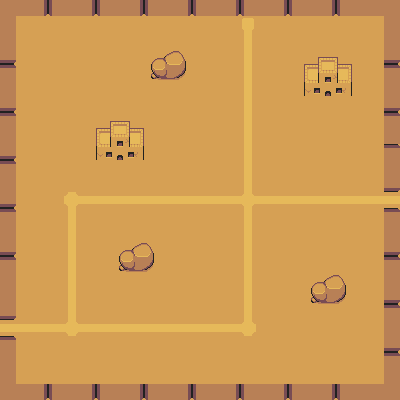

This is a level from a 2D game, rendered from its Tiled map with the project's own tilesets. A one-line summary and the complete map file follow:
An orthogonal 25x25 tile map with 16x16 px tiles, 2 tile layers (Ground, CollisionObjects) and 11 objects.

<map version="1.5" tiledversion="1.5.0" orientation="orthogonal" renderorder="right-down" width="25" height="25" tilewidth="16" tileheight="16" infinite="0" nextlayerid="4" nextobjectid="13">
 <tileset firstgid="1" source="DesertTileset.tsx" />
 <layer id="1" name="Ground" width="25" height="25">
  <data encoding="csv">
44,44,44,44,44,44,44,44,44,44,44,44,44,44,44,44,44,44,44,44,44,44,44,44,44,
44,44,44,44,44,44,44,44,44,44,44,44,44,44,44,44,44,44,44,44,44,44,44,44,44,
44,44,44,44,44,44,44,44,44,44,44,44,44,44,44,44,44,44,44,44,44,44,44,44,44,
44,44,44,44,44,44,44,44,44,44,44,44,44,44,44,44,44,44,44,44,44,44,44,44,44,
44,44,44,44,44,44,44,44,44,44,44,44,44,44,44,44,44,44,44,44,44,44,44,44,44,
44,44,44,44,44,44,44,44,44,44,44,44,44,44,44,44,44,44,44,44,44,44,44,44,44,
44,44,44,44,44,44,44,44,44,44,44,44,44,44,44,44,44,44,44,44,44,44,44,44,44,
44,44,44,44,44,44,44,44,44,44,44,44,44,44,44,44,44,44,44,44,44,44,44,44,44,
44,44,44,44,44,44,44,44,44,44,44,44,44,44,44,44,44,44,44,44,44,44,44,44,44,
44,44,44,44,44,44,44,44,44,44,44,44,44,44,44,44,44,44,44,44,44,44,44,44,44,
44,44,44,44,44,44,44,44,44,44,44,44,44,44,44,44,44,44,44,44,44,44,44,44,44,
44,44,44,44,44,44,44,44,44,44,44,44,44,44,44,44,44,44,44,44,44,44,44,44,44,
44,44,44,44,44,44,44,44,44,44,44,44,44,44,44,44,44,44,44,44,44,44,44,44,44,
44,44,44,44,44,44,44,44,44,44,44,44,44,44,44,44,44,44,44,44,44,44,44,44,44,
44,44,44,44,44,44,44,44,44,44,44,44,44,44,44,44,44,44,44,44,44,44,44,44,44,
44,44,44,44,44,44,44,44,44,44,44,44,44,44,44,44,44,44,44,44,44,44,44,44,44,
44,44,44,44,44,44,44,44,44,44,44,44,44,44,44,44,44,44,44,44,44,44,44,44,44,
44,44,44,44,44,44,44,44,44,44,44,44,44,44,44,44,44,44,44,44,44,44,44,44,44,
44,44,44,44,44,44,44,44,44,44,44,44,44,44,44,44,44,44,44,44,44,44,44,44,44,
44,44,44,44,44,44,44,44,44,44,44,44,44,44,44,44,44,44,44,44,44,44,44,44,44,
44,44,44,44,44,44,44,44,44,44,44,44,44,44,44,44,44,44,44,44,44,44,44,44,44,
44,44,44,44,44,44,44,44,44,44,44,44,44,44,44,44,44,44,44,44,44,44,44,44,44,
44,44,44,44,44,44,44,44,44,44,44,44,44,44,44,44,44,44,44,44,44,44,44,44,44,
44,44,44,44,44,44,44,44,44,44,44,44,44,44,44,44,44,44,44,44,44,44,44,44,44,
44,44,44,44,44,44,44,44,44,44,44,44,44,44,44,44,44,44,44,44,44,44,44,44,44
</data>
 </layer>
 <layer id="2" name="CollisionObjects" width="25" height="25">
  <data encoding="csv">
114,114,115,113,114,115,113,114,115,113,114,115,113,114,115,113,114,115,113,114,115,113,114,114,114,
114,0,0,0,0,0,0,0,0,0,0,0,0,0,0,8,0,0,0,0,0,0,0,0,114,
1610612850,0,0,0,0,0,0,0,0,0,0,0,0,0,0,17,0,0,0,0,0,0,0,0,1610612850,
1610612849,0,0,0,0,0,0,0,0,68,69,70,0,0,0,17,0,0,0,149,150,151,0,0,1610612849,
1610612851,0,0,0,0,0,0,0,0,82,83,84,0,0,0,17,0,0,0,163,164,165,0,0,1610612851,
1610612850,0,0,0,0,0,0,0,0,0,0,0,0,0,0,17,0,0,0,177,178,179,0,0,1610612850,
1610612849,0,0,0,0,0,0,0,0,0,0,0,0,0,0,17,0,0,0,0,0,0,0,0,1610612849,
1610612851,0,0,0,0,0,149,150,151,0,0,0,0,0,0,17,0,0,0,0,0,0,0,0,1610612851,
1610612850,0,0,0,0,0,163,164,165,0,0,0,0,0,0,17,0,0,0,0,0,0,0,0,1610612850,
1610612849,0,0,0,0,0,177,178,179,0,0,0,0,0,0,17,0,0,0,0,0,0,0,0,1610612851,
1610612851,0,0,0,0,0,0,0,0,0,0,0,0,0,0,17,0,0,0,0,0,0,0,0,1610612850,
1610612850,0,0,0,0,0,0,0,0,0,0,0,0,0,0,17,0,0,0,0,0,0,0,0,1610612849,
1610612849,0,0,0,22,2,2,2,2,2,2,2,2,2,2,22,2,2,2,2,2,2,2,2,2,
1610612851,0,0,0,17,0,0,0,0,0,0,0,0,0,0,17,0,0,0,0,0,0,0,0,1610612851,
1610612850,0,0,0,17,0,0,0,0,0,0,0,0,0,0,17,0,0,0,0,0,0,0,0,1610612850,
1610612849,0,0,0,17,0,0,68,69,70,0,0,0,0,0,17,0,0,0,0,0,0,0,0,1610612849,
1610612851,0,0,0,17,0,0,82,83,84,0,0,0,0,0,17,0,0,0,0,0,0,0,0,1610612851,
114,0,0,0,17,0,0,0,0,0,0,0,0,0,0,17,0,0,0,68,69,70,0,0,1610612850,
1610612850,0,0,0,17,0,0,0,0,0,0,0,0,0,0,17,0,0,0,82,83,84,0,0,1610612849,
1610612849,0,0,0,17,0,0,0,0,0,0,0,0,0,0,17,0,0,0,0,0,0,0,0,1610612851,
30,30,30,30,22,30,30,30,30,30,30,30,30,30,30,22,0,0,0,0,0,0,0,0,1610612850,
1610612851,0,0,0,0,0,0,0,0,0,0,0,0,0,0,0,0,0,0,0,0,0,0,0,1610612849,
1610612850,0,0,0,0,0,0,0,0,0,0,0,0,0,0,0,0,0,0,0,0,0,0,0,1610612851,
114,0,0,0,0,0,0,0,0,0,0,0,0,0,0,0,0,0,0,0,0,0,0,0,1610612850,
114,114,115,113,114,115,113,114,115,113,114,115,113,114,115,113,114,115,113,114,115,113,114,114,114
</data>
 </layer>
 <objectgroup id="3" name="CollisionMasks">
  <object id="1" x="0" y="0" width="14.5" height="319" />
  <object id="2" x="-0.5" y="337.5" width="16" height="63" />
  <object id="3" x="-1.5" y="384.5" width="401" height="15" />
  <object id="4" x="0" y="1" width="399" height="13.5" />
  <object id="5" x="383.5" y="14.5" width="17" height="174.5" />
  <object id="6" x="384" y="208.5" width="15" height="178" />
  <object id="7" x="310.5" y="278.5" width="35" height="25" />
  <object id="8" x="118" y="240.5" width="35.5" height="34" />
  <object id="9" x="148" y="48" width="41" height="32.5" />
  <object id="10" x="97" y="120.5" width="46" height="38" />
  <object id="12" x="304" y="52.5" width="47.5" height="43" />
 </objectgroup>
</map>
